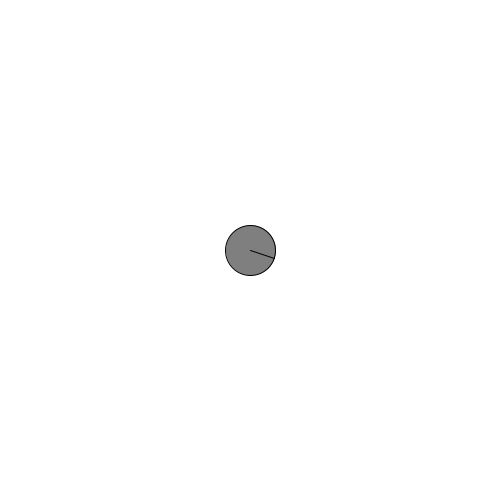
Frame 1 (no input)
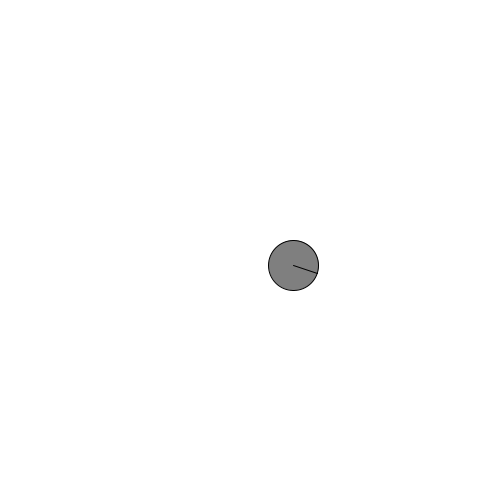
Frame 60 (the mouse pressed at the canvas centre just before this capture)
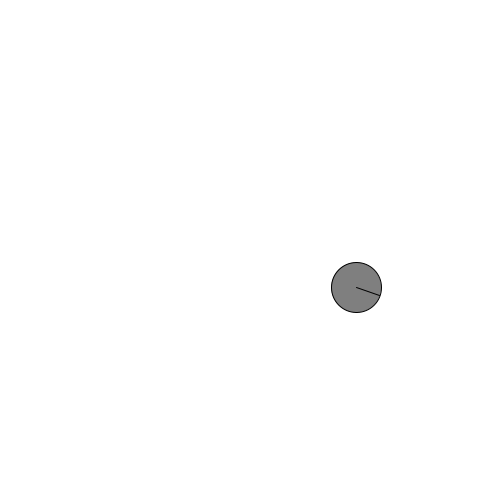
Frame 120 (the mouse held since frame 60 and released just before this capture)

The Processing sketch that drew these frames (run headless with seeded random() and noise(); from frame 60 on, the mouse is pressed at the canvas centre):

// Processing sketch: motion_00
// ── motion_00.pde
PVector position;
PVector acceleration;
PVector speed;
float dampening = 0.99;
float size = 50;

void setup() {
  size(500, 500);
  background(127);

  // place the ball in the center of our screen
  position = new PVector(width/2, height/2);
  acceleration = new PVector();
  randomizeSpeed();
  
  background(255);
  
}

void draw() {
  
  background(255);
  
  acceleration = PVector.sub(position, new PVector(mouseX,mouseY));
  acceleration.setMag(100/pow(PVector.dist(position, new PVector(mouseX,mouseY)),2));
  speed.add(acceleration);
  position.add(speed);
  speed.mult(dampening);
  speed.limit(10);
  
  bounce();
  fill(127);
  circle(position.x, position.y, size);
  drawSpeedVector();
  
}



void mousePressed(){
}

void bounce(){
// logic to make the ball bounce
  if ( position.x > width-(size/2) ) {
    position.x = width-(size/2);
    speed.x *= -1;
  }
  if (position.x < size/2) {
    position.x = size/2;
    speed.x *= -1;
  }

  if ( position.y > height-(size/2) ) {
    position.y = height-(size/2);
    speed.y *= -1;
  }
  if (position.y < size/2) {
    position.y = size/2;
    speed.y *= -1;
  }
}

void drawSpeedVector(){
  // speed vector
  PVector drawSpeed = speed.copy();
  drawSpeed.setMag(50/2);
  pushMatrix();
  translate(position.x, position.y);
  line(0 , 0 , drawSpeed.x, drawSpeed.y );
  popMatrix();
}

void randomizeSpeed(){
  speed = PVector.random2D();
  speed.mult(1);
}
